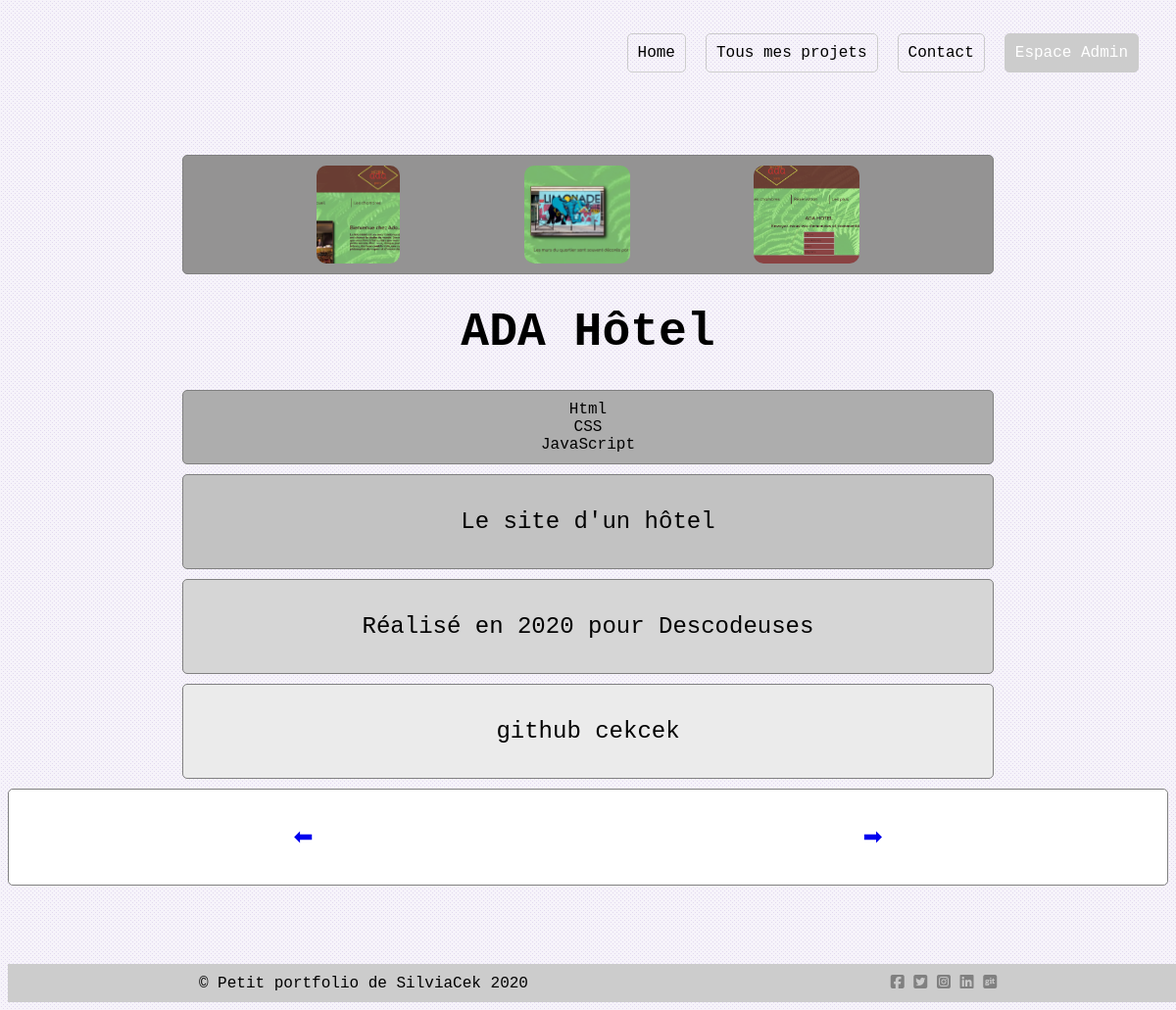
/projet_seul.php?projetAAfficher=3, run on an earlier commit of the app's database.
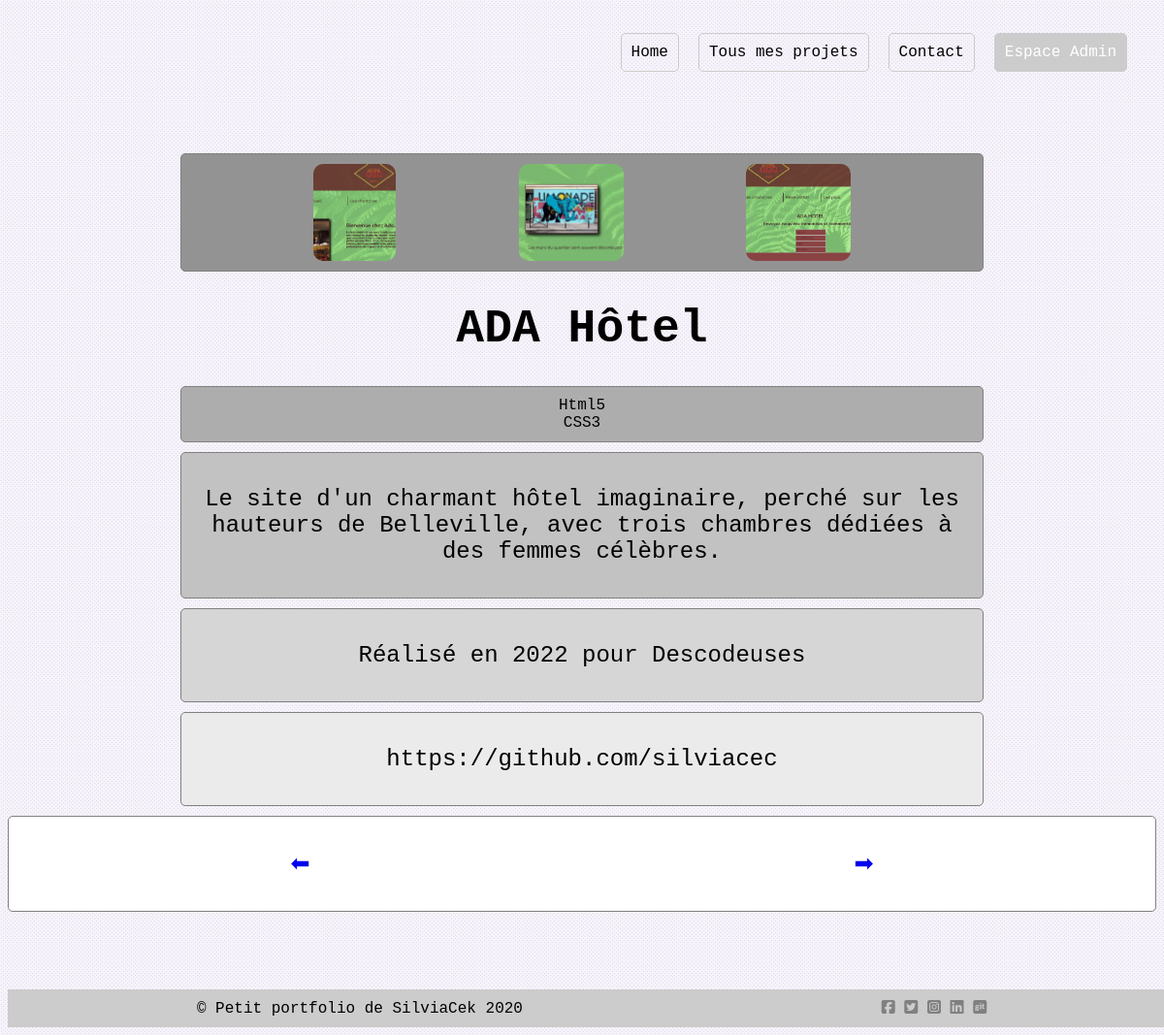
And on a later commit of the database.
### tables this page shows
CREATE TABLE IF NOT EXISTS `techno` (
  `id_techno` int(11) NOT NULL AUTO_INCREMENT,
  `nom_techno` varchar(150) NOT NULL,
  PRIMARY KEY (`id_techno`)
);

CREATE TABLE IF NOT EXISTS `projet` (
  `id_projet` int(11) NOT NULL AUTO_INCREMENT,
  `nom_projet` varchar(150) NOT NULL,
  `description` text NOT NULL,
  `url_image` varchar(150) NOT NULL,
  `annee` year(4) NOT NULL,
  `client` varchar(150) NOT NULL,
  `lien` varchar(150) NOT NULL,
  `online` tinyint(1) DEFAULT NULL,
  `ordre` int(11) NOT NULL,
  PRIMARY KEY (`id_projet`)
);

### projet_seul.php (called while the page is built)
<?php
include "config.php";
include PATH_TEMPLATE . "page_projet_seul.php";

### template/page_projet_seul.php (the view)
<?php
include "include/header.php";
include "fonctions.php";
$projetAAfficher = $bdd -> query ("select nom_projet, description, url_image, annee, client, lien, ordre FROM projet WHERE id_projet = ($_GET[projetAAfficher])") -> fetch();
$technoAAfficher = $bdd -> query ("select nom_techno from techno, projet_techno, projet where techno.id_techno = projet_techno.techno_id and projet.id_projet = ($_GET[projetAAfficher]) and projet_techno.projet_id = projet.id_projet") -> fetchAll();
$pageSuiv = $bdd -> query("select * from projet where ordre = $projetAAfficher[ordre] + 1 order by ordre") -> fetch();
$pagePrec = $bdd -> query("select * from projet where ordre = $projetAAfficher[ordre] - 1 order by ordre") -> fetch();
?>
<div class="un_projet">
<?php
  echo "<div class='zero'>";
  echo html_image("$projetAAfficher[url_image]", "img_pt");
  echo html_image("template/img/" . $projetAAfficher["nom_projet"] . "2.jpg", "img_pt");
  echo html_image("template/img/" . $projetAAfficher["nom_projet"] . "3.jpg", "img_pt");
  echo "</div>";
  echo "<h1>$projetAAfficher[nom_projet]</h1>";
?>
  <div class="one">
  <?php
  foreach ($technoAAfficher as $key => $techno) {
    echo "$techno[nom_techno]<br>";
  }
  ?>
  </div>
  <?php
    echo "<div class='two'><p>$projetAAfficher[description]</p></div>";
    echo "<div class='three'><p>Réalisé en $projetAAfficher[annee] pour $projetAAfficher[client]</p></div>";
    echo "<div class='four'><p>$projetAAfficher[lien]</p></div>";
  ?>
  </div>
  <div class='five'>
    <?php
    if (!empty($pagePrec)) {
      echo "<p><a href='projet_seul.php?projetAAfficher=$pagePrec[ordre]'> ⬅ </a></p>";
    }
    if (!empty($pageSuiv)) {
      echo "<p><a href='projet_seul.php?projetAAfficher=$pageSuiv[ordre]'> ➡ </a></p>";
    }
    ?>
  </div>
<?php include "include/footer.php";

### fonctions.php (shortened to what this page needs)
<?php
  function html_image($urlImage, $classHtml = "") {
    if(is_file(PATH_SITE . $urlImage)) {
        return "<img src='" . URL_SITE . "/$urlImage' class='$classHtml'>";
    }
    return "";
  }

What changed in the data, as far as the page shows it:
no longer on this page (row unchanged): techno: nom_techno "JavaScript"
changed projet "ADA Hôtel": description "Le site d'un hôtel" → "Le site d'un charmant hôtel imaginaire, perché sur les hauteurs de Belleville, avec trois chambres dédiées à des femmes célèbres."; annee "2020" → "2022"; lien "github cekcek" → "https://github.com/silviacec"
changed techno: nom_techno "Html" → "Html5"
changed techno: nom_techno "CSS" → "CSS3"
